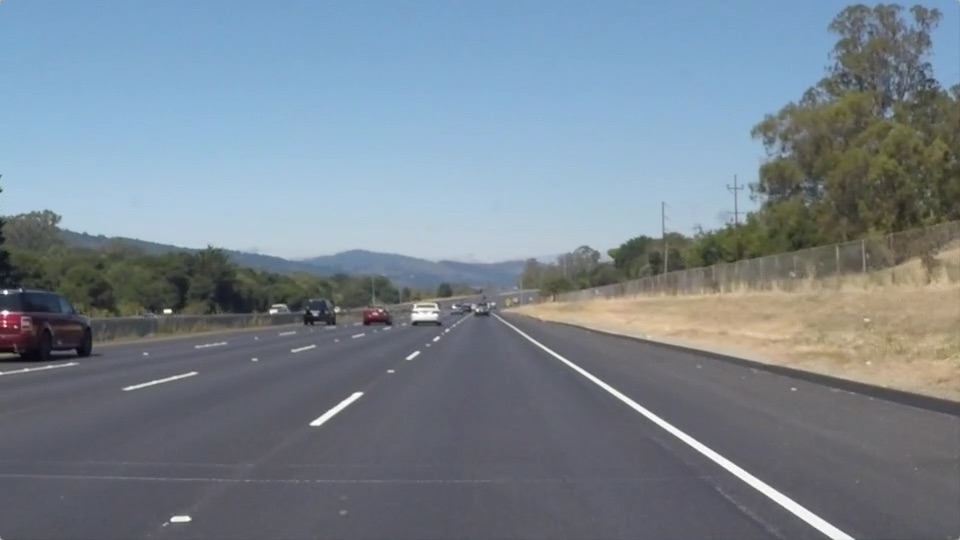
#> input picture project/CarND-LaneLines-P1-master/test_images/solidWhiteRight.jpg, 960 x 540 px
$ jupyter execute --allow-errors P1.ipynb   (shell and % lines are left out)
#> lines starting #> are read from the running program, lines starting #| are printed output that depends on the picture; after the words box and inside, x2 and y2 are one past the last pixel; in counts of white or black regions, pixels touching at a corner belong together
# Self-Driving Car Engineer Nanodegree

## Project: **Finding Lane Lines on the Road**
***
In this project, you will use the tools you learned about in the lesson to identify lane lines on the road.  You can develop your pipeline on a series of individual images, and later apply the result to a video stream (really just a series of images). Check out the video clip "raw-lines-example.mp4" (also contained in this repository) to see what the output should look like after using the helper functions below.

Once you have a result that looks roughly like "raw-lines-example.mp4", you'll need to get creative and try to average and/or extrapolate the line segments you've detected to map out the full extent of the lane lines.  You can see an example of the result you're going for in the video "P1_example.mp4".  Ultimately, you would like to draw just one line for the left side of the lane, and one for the right.

In addition to implementing code, there is a brief writeup to complete. The writeup should be completed in a separate file, which can be either a markdown file or a pdf document. There is a [write up template](https://github.com/udacity/CarND-LaneLines-P1/blob/master/writeup_template.md) that can be used to guide the writing process. Completing both the code in the Ipython notebook and the writeup template will cover all of the [rubric points](https://review.udacity.com/#!/rubrics/322/view) for this project.

---
Let's have a look at our first image called 'test_images/solidWhiteRight.jpg'.  Run the 2 cells below (hit Shift-Enter or the "play" button above) to display the image.

**Note: If, at any point, you encounter frozen display windows or other confounding issues, you can always start again with a clean slate by going to the "Kernel" menu above and selecting "Restart & Clear Output".**

---

**The tools you have are color selection, region of interest selection, grayscaling, Gaussian smoothing, Canny Edge Detection and Hough Tranform line detection.  You  are also free to explore and try other techniques that were not presented in the lesson.  Your goal is piece together a pipeline to detect the line segments in the image, then average/extrapolate them and draw them onto the image for display (as below).  Once you have a working pipeline, try it out on the video stream below.**

---

<figure>

 <figcaption>
 <p></p>
 <p style="text-align: center;"> Your output should look something like this (above) after detecting line segments using the helper functions below </p>
 </figcaption>
</figure>
 <p></p>
<figure>

 <figcaption>
 <p></p>
 <p style="text-align: center;"> Your goal is to connect/average/extrapolate line segments to get output like this</p>
 </figcaption>
</figure>

**Run the cell below to import some packages.  If you get an `import error` for a package you've already installed, try changing your kernel (select the Kernel menu above --> Change Kernel).  Still have problems?  Try relaunching Jupyter Notebook from the terminal prompt.  Also, consult the forums for more troubleshooting tips.**

## Import Packages

[cell 1]
#importing some useful packages
import matplotlib.pyplot as plt
import matplotlib.image as mpimg
import numpy as np
import cv2

## Read in an Image

[cell 2]
#reading in an image
image = mpimg.imread('test_images/solidWhiteRight.jpg')
#> image is the input picture: shape (540, 960, 3); mean R, G, B 120.3, 132.6, 143.7

#printing out some stats and plotting
print('This image is:', type(image), 'with dimensions:', image.shape)
#| This image is: <class 'numpy.ndarray'> with dimensions: (540, 960, 3)
plt.imshow(image)  # if you wanted to show a single color channel image called 'gray', for example, call as plt.imshow(gray, cmap='gray')

## Ideas for Lane Detection Pipeline

**Some OpenCV functions (beyond those introduced in the lesson) that might be useful for this project are:**

`cv2.inRange()` for color selection
`cv2.fillPoly()` for regions selection
`cv2.line()` to draw lines on an image given endpoints
`cv2.addWeighted()` to coadd / overlay two images
`cv2.cvtColor()` to grayscale or change color
`cv2.imwrite()` to output images to file
`cv2.bitwise_and()` to apply a mask to an image

**Check out the OpenCV documentation to learn about these and discover even more awesome functionality!**

## Helper Functions

Below are some helper functions to help get you started. They should look familiar from the lesson!

[cell 3]
import math

def grayscale(img):
    """Applies the Grayscale transform
    This will return an image with only one color channel
    but NOTE: to see the returned image as grayscale
    (assuming your grayscaled image is called 'gray')
    you should call plt.imshow(gray, cmap='gray')"""
    #return cv2.cvtColor(img, cv2.COLOR_RGB2GRAY)
    # Or use BGR2GRAY if you read an image with cv2.imread()
    return cv2.cvtColor(img, cv2.COLOR_BGR2GRAY)

def canny(img, low_threshold, high_threshold):
    """Applies the Canny transform"""
    return cv2.Canny(img, low_threshold, high_threshold)

def gaussian_blur(img, kernel_size):
    """Applies a Gaussian Noise kernel"""
    return cv2.GaussianBlur(img, (kernel_size, kernel_size), 0)

# [23 lines left out: function region_of_interest, not called in this run]


def draw_lines(img, lines, color=[255, 0, 0], thickness=2):
    """
    NOTE: this is the function you might want to use as a starting point once you want to
    average/extrapolate the line segments you detect to map out the full
    extent of the lane (going from the result shown in raw-lines-example.mp4
    to that shown in P1_example.mp4).

    Think about things like separating line segments by their
    slope ((y2-y1)/(x2-x1)) to decide which segments are part of the left
    line vs. the right line.  Then, you can average the position of each of
    the lines and extrapolate to the top and bottom of the lane.

    This function draws `lines` with `color` and `thickness`.
    Lines are drawn on the image inplace (mutates the image).
    If you want to make the lines semi-transparent, think about combining
    this function with the weighted_img() function below
    """
    for line in lines:
        for x1,y1,x2,y2 in line:
            cv2.line(img, (x1, y1), (x2, y2), color, thickness)

def hough_lines(img, rho, theta, threshold, min_line_len, max_line_gap):
    """
    `img` should be the output of a Canny transform.

    Returns an image with hough lines drawn.
    """
    lines = cv2.HoughLinesP(img, rho, theta, threshold, np.array([]), minLineLength=min_line_len, maxLineGap=max_line_gap)
    line_img = np.zeros((img.shape[0], img.shape[1], 3), dtype=np.uint8)
    draw_lines(line_img, lines)
    return line_img

# Python 3 has support for cool math symbols.

# [13 lines left out: function weighted_img, not called in this run]

## Test Images

Build your pipeline to work on the images in the directory "test_images"
**You should make sure your pipeline works well on these images before you try the videos.**

[cell 4]
import os
os.listdir("test_images/")

## Build a Lane Finding Pipeline

Build the pipeline and run your solution on all test_images. Make copies into the `test_images_output` directory, and you can use the images in your writeup report.

Try tuning the various parameters, especially the low and high Canny thresholds as well as the Hough lines parameters.

[cell 5]
# TODO: Build your pipeline that will draw lane lines on the test_images
# then save them to the test_images directory.
image1 = cv2.imread('test_images/solidWhiteCurve.jpg')
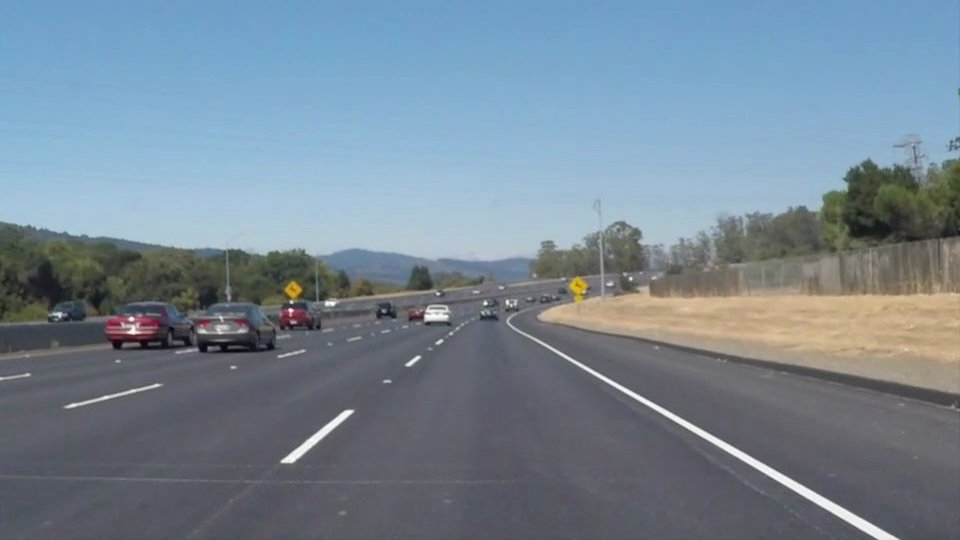
#> input picture project/CarND-LaneLines-P1-master/test_images/solidWhiteCurve.jpg, 960 x 540 px
#> image1 is the input picture: shape (540, 960, 3); mean B, G, R 148.1, 134.5, 118.5
gray1 = grayscale(image1)
#> in grayscale, `return cv2.cvtColor(img, cv2.COLOR_BGR2GRAY)`:
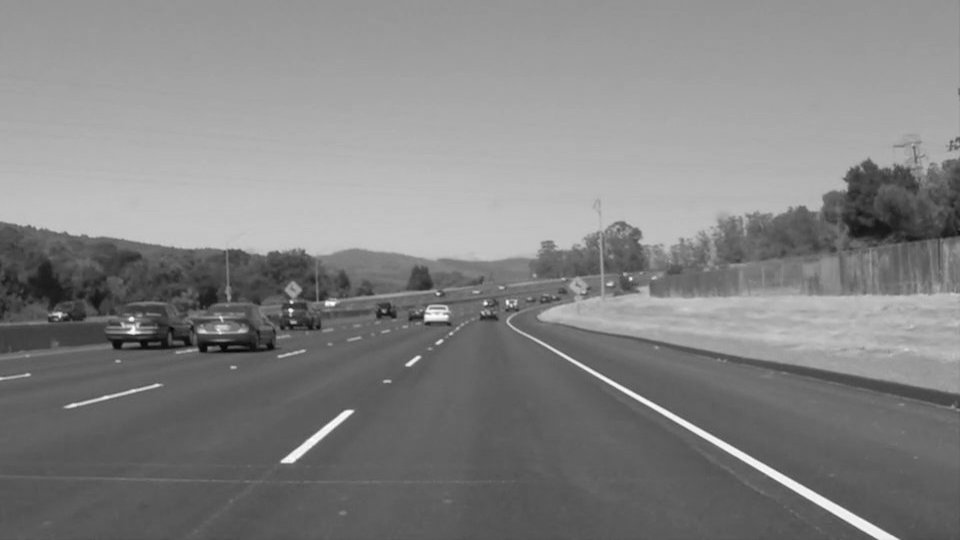
#> returned value: shape (540, 960); min 5, max 255, mean 131.2
plt.imshow(gray1, cmap='gray')
canny1 = canny(gray1, 1,200)
#> in canny, `return cv2.Canny(img, low_threshold, high_threshold)`:
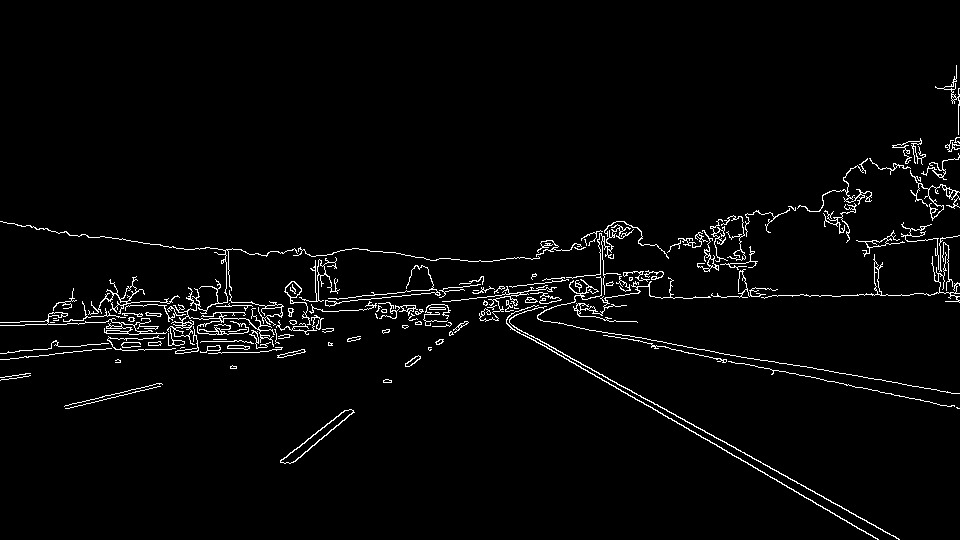
#> returned value: shape (540, 960); 2.8% white in thin lines or dots, all inside (x1, y1, x2, y2) = (0, 65, 960, 540)
hl1 = hough_lines(canny1, 2, np.pi/180, 15, 40, 20)
#> in hough_lines, `lines = cv2.HoughLinesP(img, rho, theta, threshold, np.array([]), minL..`: lines = 300 rows, first 6: [431, 280, 898, 539], [85, 314, 229, 291], [0, 353, 59, 346], [538, 319, 596, 331], [86, 316, 294, 302], [693, 247, 739, 240]
#> the loop in draw_lines, `for line in lines:` made 300 passes
#> after the loop in draw_lines, `for line in lines:`:
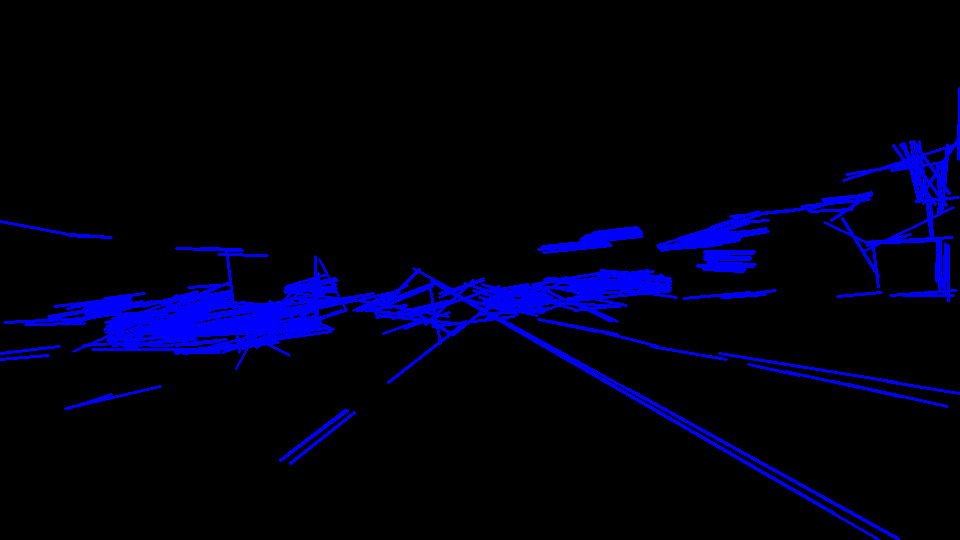
#> img: shape (540, 960, 3); mean of channels 0, 1, 2 19.6, 0, 0; drawn as B, G, R
plt.imshow(hl1)
